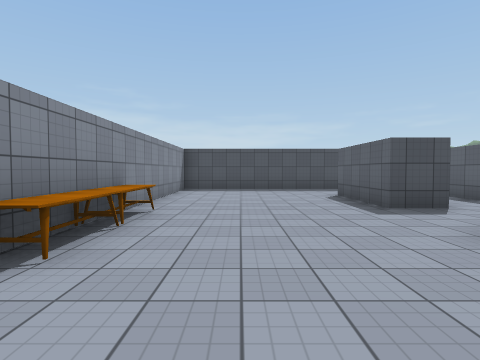
[1] (above)

13 first-person views from a walk through a 3-D level made in the Unity game engine. The camera is 1.4 m above the floor, tilts 2° down and sees 80° across. The floor is counted in squares, 2 m on a side. Each view is taken from the middle of a square. On the plan, view 1 faces up. The plan holds only what a view shows up to about 10 squares ahead; the rest is blank. The place goes on beyond the plan. The player is left out. Door leaves are left out, so doorways stand open. Surface patterns are stand-ins for the level's own textures.

[2]
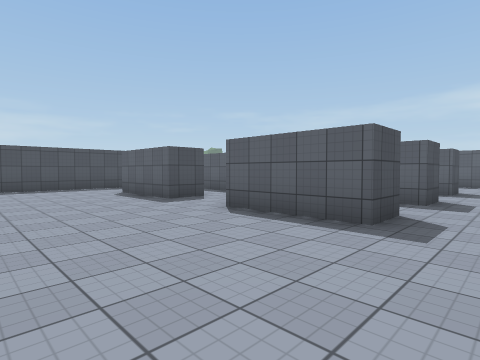

[3]
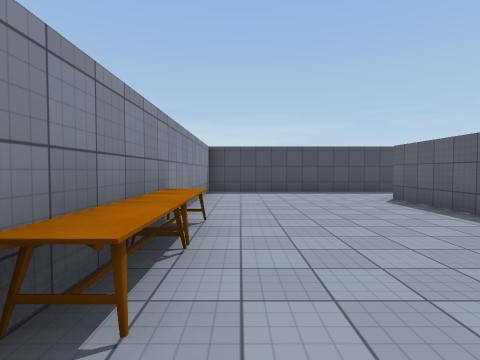

[4]
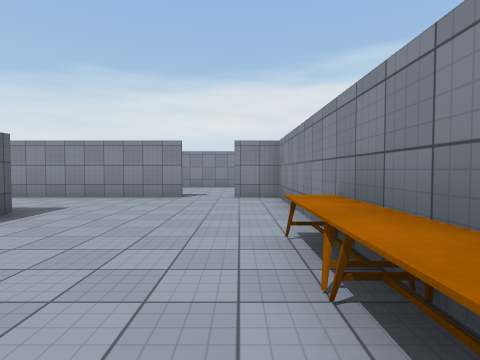

[5]
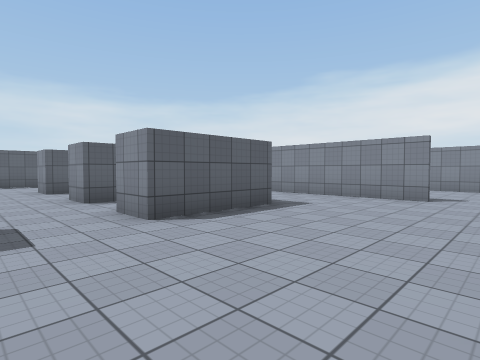

[6]
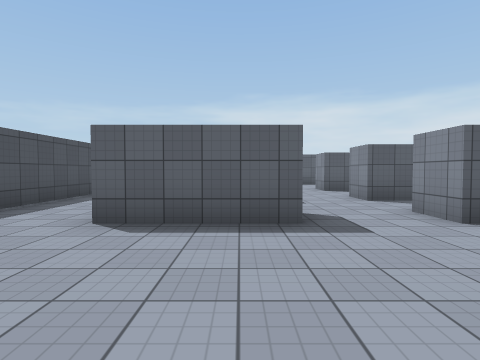

[7]
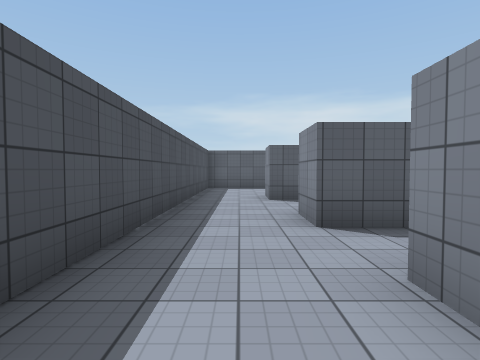

[8]
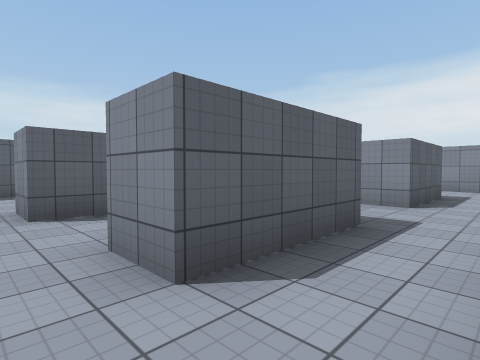

[9]
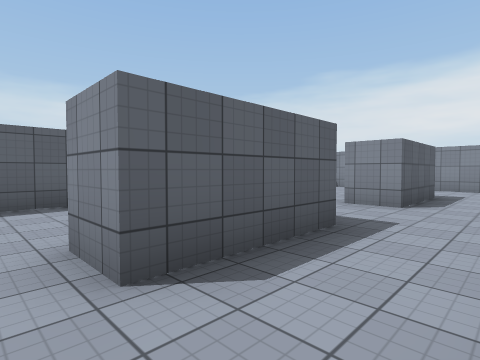

[10]
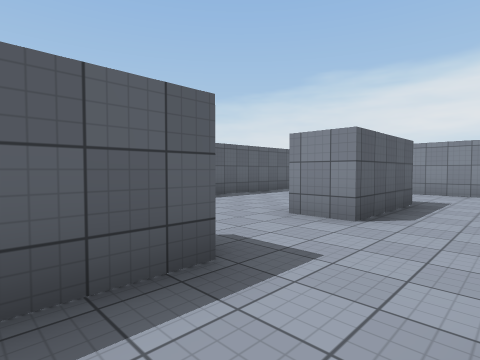

[11]
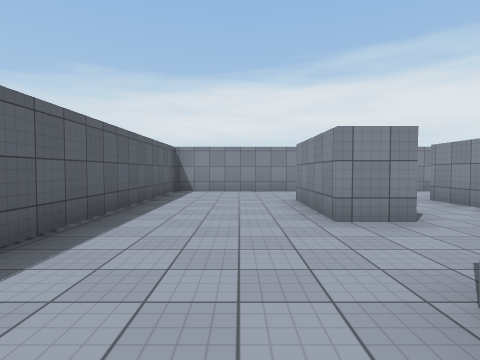

[12]
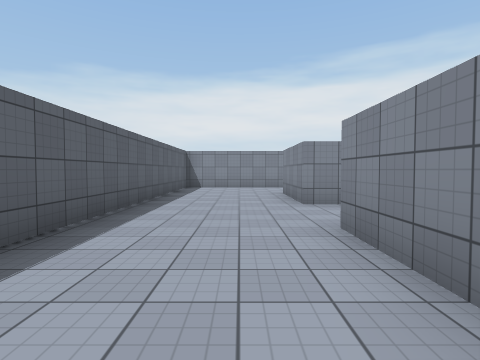

[13]
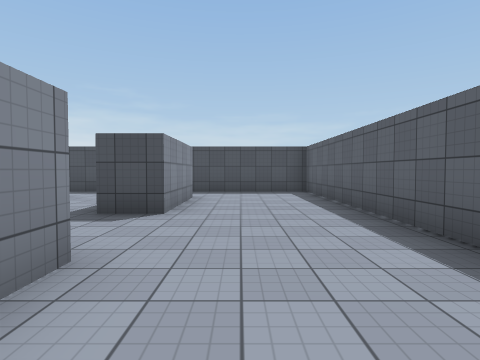

### Floor plan
Ten units are one square. View 1 is at (0, 0); x grows to the right and y downward. Boxes are objects, and circles mark ways between rooms. Rooms are numbered by the first view taken in them; rooms with no view inside come last. Other rooms are left out.
<svg viewBox="-25 -107 161 136">
<path fill="none" stroke="#000" d="M39 -52 27 -52 27 -80M-20 -26 -20 24 -9 24M32 -79 39 -79M39 -4 27 -4 27 -32 39 -32M5 24 45 24M44 -102 -20 -102 -20 -44M98 -56 87 -56 87 -83 98 -83M66 -18 66 -4M98 -4 87 -4 87 -32 98 -32M78 24 95 24M104 -102 64 -102M98 -32 98 -4M98 -83 98 -56M95 24 131 24 131 -102 104 -102M55 -52 55 -79 66 -79M66 -4 55 -4 55 -32 66 -32M64 -102 44 -102M45 24 60 24"/>
<circle cx="35" cy="-45" r="3" fill="#2a7"/>
<circle cx="35" cy="-90" r="3" fill="#2a7"/>
<circle cx="35" cy="5" r="3" fill="#2a7"/>
<circle cx="90" cy="-45" r="3" fill="#2a7"/>
<circle cx="90" cy="5" r="3" fill="#2a7"/>
<circle cx="95" cy="-90" r="3" fill="#2a7"/>
<circle cx="60" cy="-45" r="3" fill="#2a7"/>
<circle cx="60" cy="-90" r="3" fill="#2a7"/>
<circle cx="60" cy="5" r="3" fill="#2a7"/>
<text x="10" y="-40">1</text>
<text x="80" y="-40">2</text>
<text x="110" y="-40">3</text>
<text x="50" y="-40">4</text>
</svg>
Room 1 opens to room 4. Room 2 opens to room 3. Room 2 opens to room 4.

Where each view was taken, in squares from view 1:
view 1: 0 up, 0 right, facing up
view 2: 1 down, 1 left, facing up-right
view 3: 1 up, 1 left, facing up
view 4: 5 up, 1 left, facing down
view 5: 5 up, 1 left, facing down-right
view 6: 6 up, 1 left, facing right
view 7: 9 up, 2 right, facing right
view 8: 9 up, 4 right, facing down-right
view 9: 9 up, 7 right, facing down-right
view 10: 7 up, 7 right, facing down-right
view 11: 7 up, 11 right, facing down
view 12: 9 up, 11 right, facing down
view 13: 1 up, 11 right, facing up
